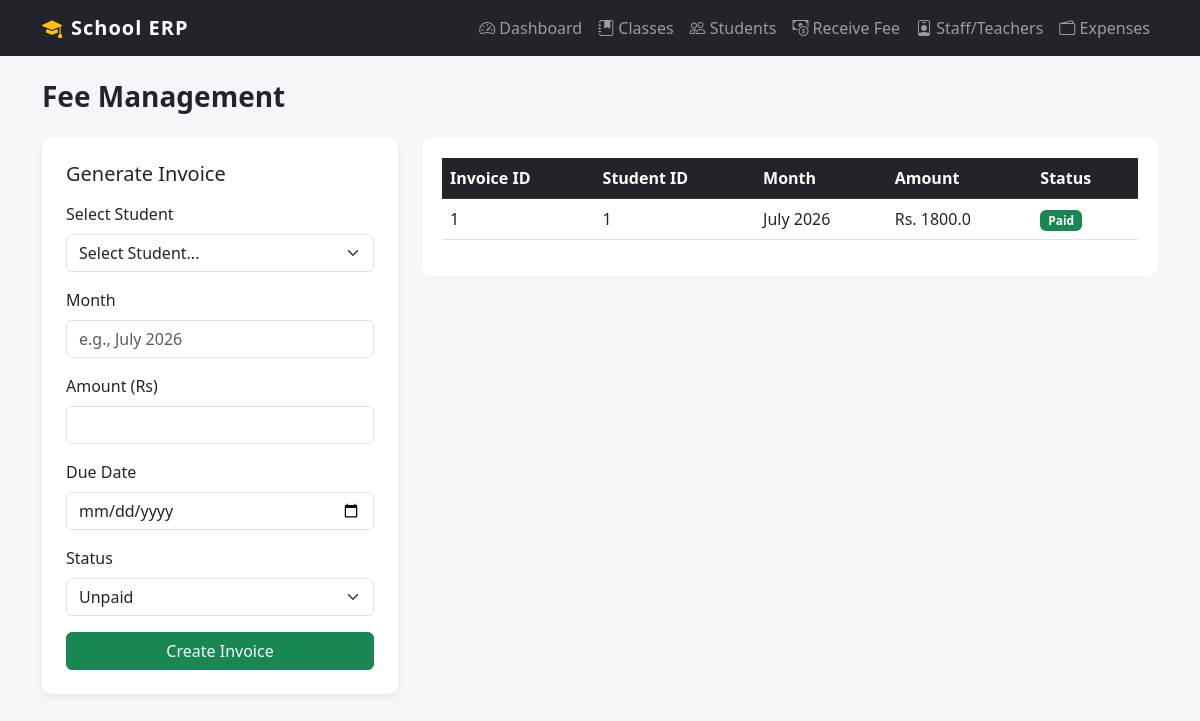
Page /receive-fee-page on the committed database.
### model.py (models this page shows)
class FeeInvoice(Base):
    __tablename__ = "fee_invoices"
    id = Column(Integer,primary_key=True,index=True)
    student_id = Column(Integer,ForeignKey("students.id"))
    month = Column(String)
    total_amount = Column(Float)
    due_date = Column(Date)
    status = Column(String,default="Unpaid")
    student = relationship("Student",back_populates="invoices")
    payments = relationship("FeePayment",back_populates="invoice")

### main.py (the view)
@app.get("/receive-fee-page")
def receive_fee_page(request: Request, db: Session = Depends(get_db)):
    return templates.TemplateResponse("receive_fee.html", {"request": request, "invoices": db.query(model.FeeInvoice).all(), "students": db.query(model.Student).all()})

### templates/receive_fee.html (shortened to what this page needs)
{% extends "base.html" %}
{% block content %}
<h3 class="fw-bold mb-4">Fee Management</h3>
<div class="row">
    <div class="col-md-4 mb-4">
        <div class="card p-4">
            <h5 class="mb-3">Generate Invoice</h5>
            <form action="/submit-fee" method="POST">
                <div class="mb-3">
                    <label class="form-label">Select Student</label>
                    <select name="student_id" class="form-select" required>
                        <option value="">Select Student...</option>
                    </select>
                </div>
                <div class="mb-3">
                    <label class="form-label">Month</label>
                    <input type="text" name="month" class="form-control" placeholder="e.g., July 2026" required>
                </div>
                <div class="mb-3">
                    <label class="form-label">Amount (Rs)</label>
                    <input type="number" name="amount" class="form-control" required>
                </div>
                <div class="mb-3">
                    <label class="form-label">Due Date</label>
                    <input type="date" name="due_date" class="form-control" required>
                </div>
                <div class="mb-3">
                    <label class="form-label">Status</label>
                    <select name="status" class="form-select" required>
                        <option value="Unpaid">Unpaid</option>
                    </select>
                </div>
                <button type="submit" class="btn btn-success w-100">Create Invoice</button>
            </form>
        </div>
    </div>
    <div class="col-md-8">
        <div class="table-responsive">
            <table class="table table-hover">
                <thead class="table-dark">
                    <tr>
                        <th>Invoice ID</th>
                        <th>Student ID</th>
                        <th>Month</th>
                        <th>Amount</th>
                        <th>Status</th>
                    </tr>
                </thead>
                <tbody>
                    {% for invoice in invoices %}
                    <tr>
                        <td>{{ invoice.id }}</td>
                        <td>{{ invoice.student_id }}</td>
                        <td>{{ invoice.month }}</td>
                        <td>Rs. {{ invoice.total_amount }}</td>
                        <td>
                            {% if invoice.status == 'Paid' %}
                                <span class="badge bg-success">Paid</span>
                            {% else %}
                                <span class="badge bg-danger">Unpaid</span>
                            {% endif %}
                        </td>
                    </tr>
                    {% else %}
                    <tr><td colspan="5" class="text-center text-muted">No invoices found.</td></tr>
                    {% endfor %}
                </tbody>
            </table>
        </div>
    </div>
</div>
{% endblock %}

### templates/base.html (style rules this page uses)
body { background-color: #f4f6f9; }
.card { box-shadow: 0 4px 6px rgba(0,0,0,0.05); border: none; border-radius: 10px; }
.table-responsive { background: white; padding: 20px; border-radius: 10px; }

### rows in the picture
FeeInvoice: id "1", student_id "1", month "July 2026", total_amount "1800.0", status "Paid"
